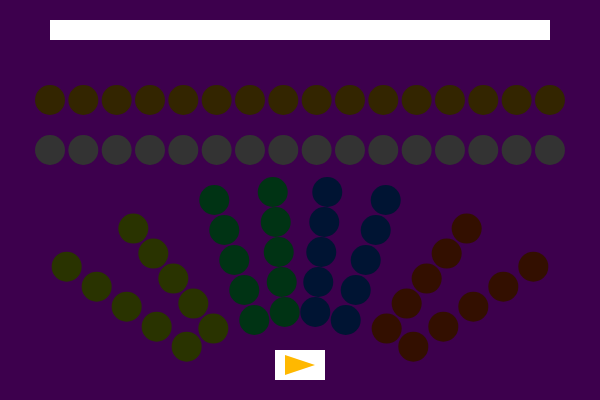
Frame 1 (no input)
Frame 60 (no input): identical to frame 1, image omitted
Frame 120 (the mouse pressed at the canvas centre since frame 60): identical to frame 1, image omitted

The p5.js sketch that drew this single still picture (run headless with seeded random() and noise() and a simulated clock; from frame 60 on, the mouse is pressed at the canvas centre):

// p5.js sketch
// ── sketch.js
let brightness = [200, 200, 200, 200, 200, 200]
function setup() {
  createCanvas(600, 400);
  colorMode(HSB, 1000)
}

function draw() {
  background(800,1000,300);
  noStroke()
  fill('white')
  rect(50, 20, 500,20)
  playPauseButton()
  part1()
  part2()
  part3()
  part4()
  part5()
  part6()
}

function part1(){
  fill(200, 1000, brightness[0])
  for (let i = 0; i <= 4; i++){
  circle(width * 1 / 9 + 30 *i, height * 2/3 + 20 * i, 30)
  }
  for (let i = 0; i <= 4; i++){
    circle(width * 2 / 9 + 20 *i, height * 4/7 + 25 * i, 30)
  }
}

function part2(){
  fill(400, 1000, brightness[1])
  for (let i = 0; i <= 4; i++){
  circle(width * 5 / 14 + 10 *i, height * 1/2 + 30 * i, 30)
  }
  for (let i = 0; i <= 4; i++){
    circle(width * 5 / 11 +  3 * i, height * 48/100 + 30 * i, 30)
  }
}

function part3(){
  fill(600, 1000, brightness[2])
  for (let i = 0; i <= 4; i++){
  circle(width * 9 / 14 - 10 * i, height * 1/2 + 30 * i, 30)
  }
  for (let i = 0; i <= 4; i++){
    circle(width * 6 / 11 -  3 * i, height * 48/100 + 30 * i, 30)
  }
}

function part4(){
  fill(50, 1000, brightness[3])
  for (let i = 0; i <= 4; i++){
  circle(width * 8 / 9 - 30 *i, height * 2/3 + 20 * i, 30)
  }
  for (let i = 0; i <= 4; i++){
    circle(width * 7 / 9 - 20 *i, height * 4/7 + 25 * i, 30)
  }
}

function part5(){
  fill(0, 0, brightness[4])
  for (let i = 0; i <= 15; i++){
  circle(50 + 33.33 * i, 150, 30)
  }
}

function part6(){
  fill(120, 1000, brightness[5])
  for (let i = 0; i <= 15; i++){
  circle(50 + 33.33 * i, 100, 30)
  }
}

function playPauseButton(){
  fill(0,0,1000)
  rect(275,350,50,30)
  fill(120,1000,1000)
  triangle(285,355,285,375,315,365)
}
